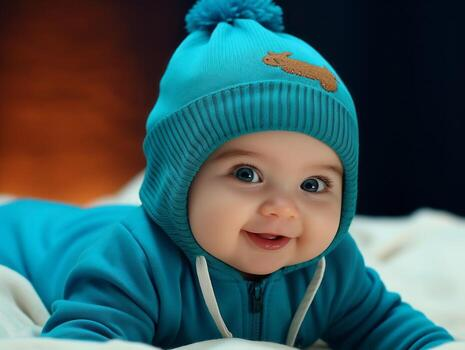
#> input picture Open_CV/baby1.jpg, 465 x 350 px
$ jupyter execute Demo.ipynb
#> lines starting #> are read from the running program, lines starting #| are printed output that depends on the picture; after the words box and inside, x2 and y2 are one past the last pixel; in counts of white or black regions, pixels touching at a corner belong together
[cell 1]
#Open_CV
import cv2

[cell 2]
img=cv2.imread('baby1.jpg')
#> img is the input picture: shape (350, 465, 3); mean B, G, R 92.9, 90.4, 62.2
img

[cell 3]
img.shape
#> Out = (350, 465, 3)

[cell 4]
#To show thw image
cv2.imshow('Baby_image',img)
cv2.waitKey(5000)
cv2.destroyAllWindows()

[cell 5]
img1=cv2.imread('baby2.jpg')
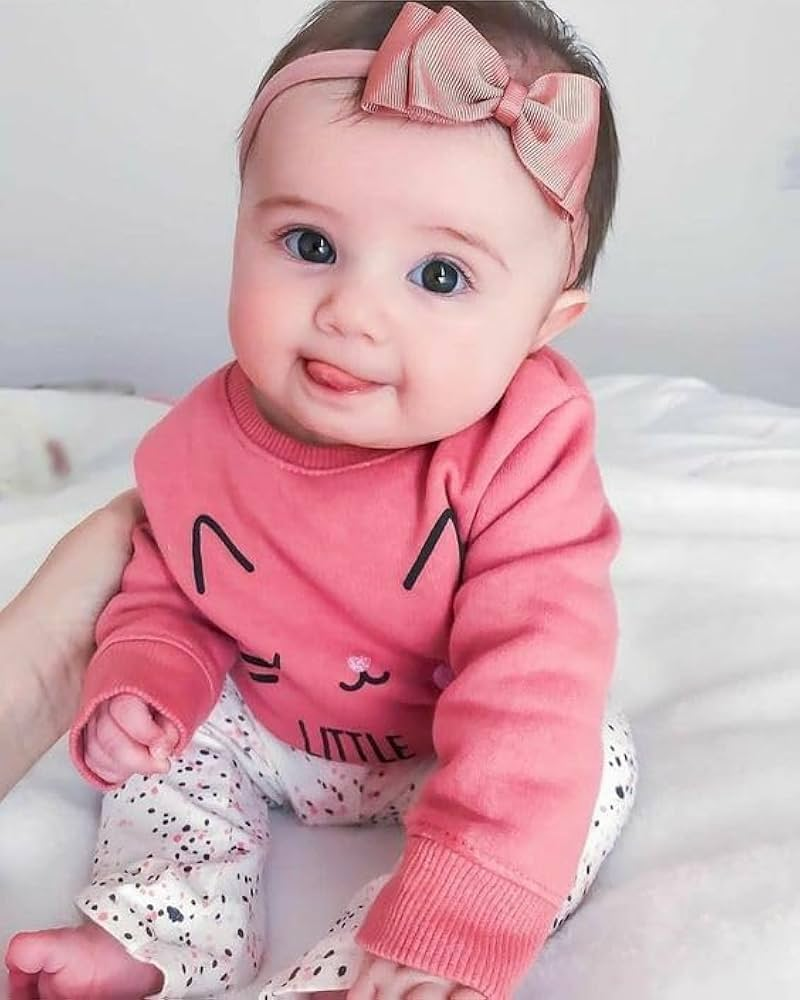
#> input picture Open_CV/baby2.jpg, 800 x 1000 px
#> img1 is the input picture: shape (1000, 800, 3); mean B, G, R 175.3, 168.1, 207.9
img1

[cell 6]
img1.shape
#> Out = (1000, 800, 3)

[cell 7]
cv2.imshow('Baby_image',img1)
cv2.waitKey(3000)
cv2.destroyAllWindows()

[cell 8]
#To convert image to grey_scale
img_gray=cv2.imread('baby1.jpg',cv2.IMREAD_GRAYSCALE)
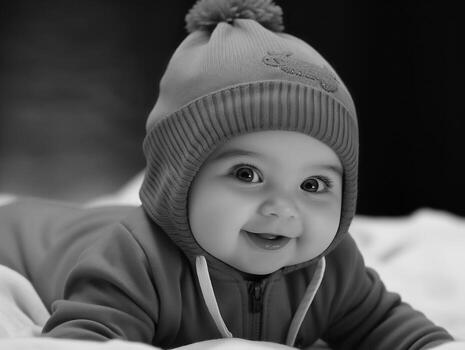
#> img_gray: shape (350, 465); min 0, max 237, mean 82.2
img_gray

[cell 9]
img_gray.shape
#> Out = (350, 465)

[cell 10]
cv2.imshow('Baby_image',img_gray)
cv2.waitKey(5000)
cv2.destroyAllWindows()

[cell 11]
#to save gryscale image

cv2.imwrite('baby_greyscale.jpg',img_gray)
#> Out = True

[cell 12]
img_grey1=cv2.imread('baby2.jpg',cv2.IMREAD_GRAYSCALE)
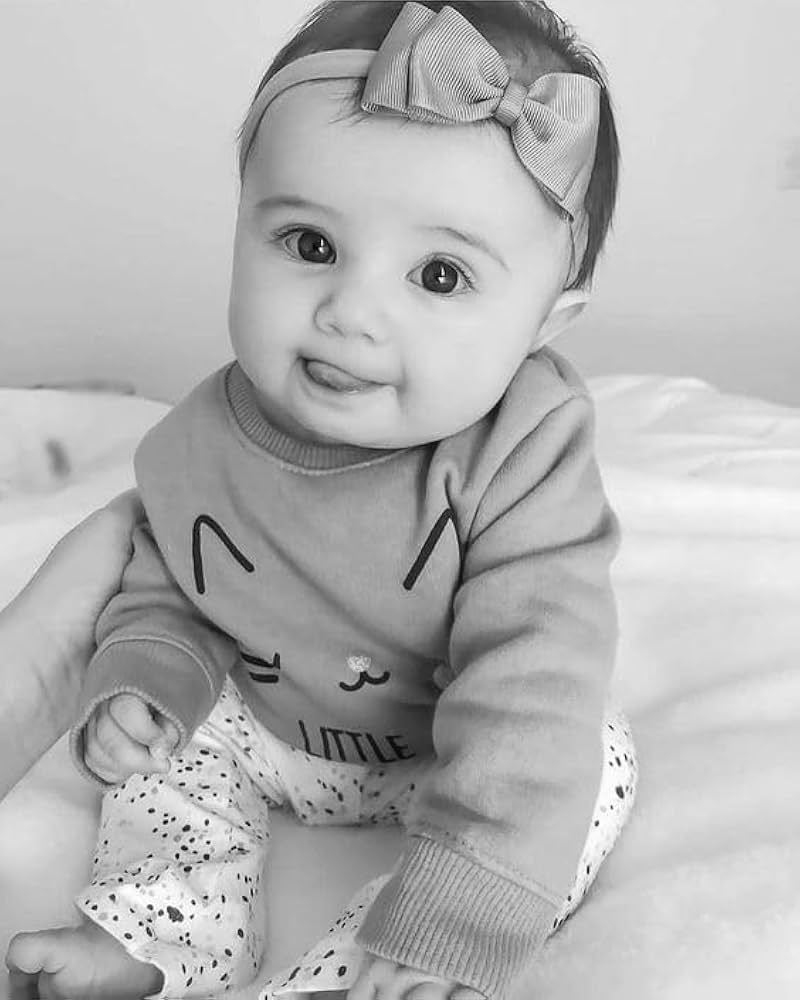
#> img_grey1: shape (1000, 800); min 0, max 255, mean 180.8
img_grey1

[cell 13]
img_grey1.shape
#> Out = (1000, 800)

[cell 14]
cv2.imread('Baby_image',img_grey1)
cv2.waitKey(5000)
cv2.destroyAllWindows()

[cell 15]
cv2.imwrite('baby_grey1.jpg',img_grey1)
#> Out = True

[cell 16]
#image convert to binary image
#we cannot convert image directly to binary so we first convrt image to greyscale then binary
#threshold 2 variable
thres,bin_img=cv2.threshold(img_gray,125,255,cv2.THRESH_BINARY)
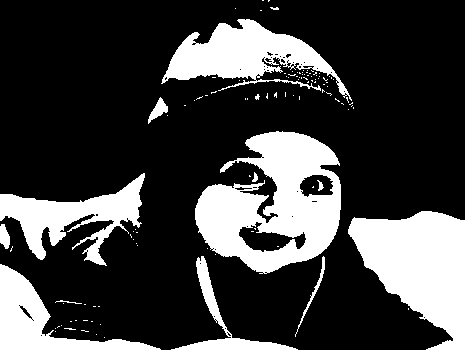
#> bin_img: shape (350, 465); 25% white; 113 white regions (101 under 20 px), largest, box (x1, y1, x2, y2) and area: (195, 131, 341, 274) 12206, (348, 211, 465, 350) 9946, (161, 19, 352, 101) 6348
cv2.imshow('Binary_image',bin_img)
cv2.waitKey(5000)
cv2.destroyAllWindows()

[cell 17]
thres

[cell 18]
cv2.imwrite('baby1_bin_img.jpg',bin_img)
#> Out = True

[cell 19]
#image2 baby2
thres1,bin_img1=cv2.threshold(img_grey1,125,255,cv2.THRESH_BINARY)
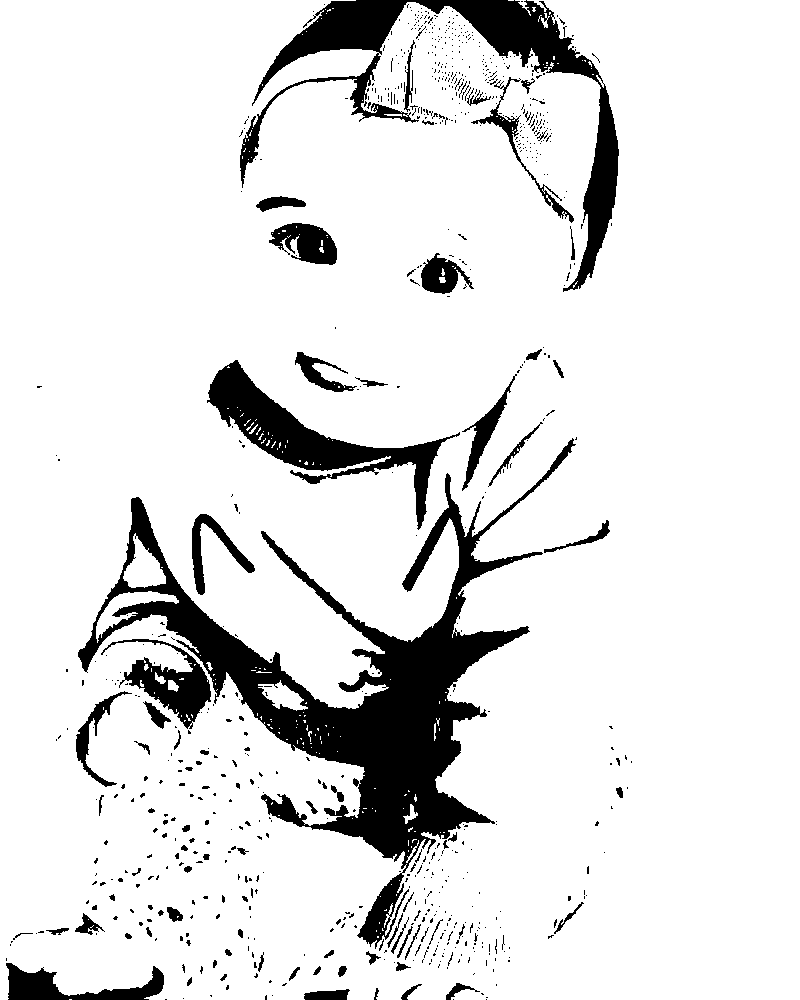
#> bin_img1: shape (1000, 800); 88.5% white; 784 black regions (698 under 20 px), largest, box (x1, y1, x2, y2) and area: (78, 438, 576, 949) 43274, (240, 0, 619, 292) 16631, (207, 360, 460, 530) 9171
cv2.imshow('Binary image',bin_img1)
cv2.waitKey(5000)
cv2.destroyAllWindows()

[cell 20]
cv2.imwrite('baby2_bin_img.jpg',bin_img1)
#> Out = True

[cell 21]
#thresh_otsu -- used to define thresh value automatically

thres,bin_img=cv2.threshold(img_gray,125,255,cv2.THRESH_OTSU)
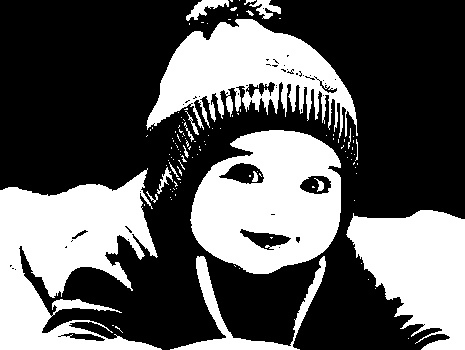
#> bin_img: shape (350, 465); 36.7% white; 117 white regions (98 under 20 px), largest, box (x1, y1, x2, y2) and area: (0, 168, 162, 350) 17240, (190, 130, 341, 274) 15196, (146, 19, 358, 138) 12442
#> thres = 96
cv2.imshow('Binary_image',bin_img)
cv2.waitKey(5000)
cv2.destroyAllWindows()

[cell 22]
thres
#> Out = 96

[cell 23]
#image display is used matplotlib

img1=cv2.imread('baby1.jpg')
img1

[cell 24]
import matplotlib.pyplot as plt
plt.imshow(img1)

[cell 25]
#to convert bgr image to rgb
conv_img=cv2.cvtColor(img1,cv2.COLOR_BGR2RGB)
plt.imshow(conv_img)

[cell 26]
#Bounding Box
#Rectangle
#left top , Right Bottom
#(180,100)  (350,275)
cv2.rectangle(conv_img,pt1=(180,100),pt2=(350,275),color=(255,0,0),thickness=3)
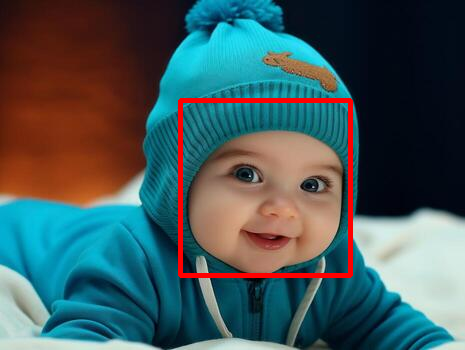
#> conv_img: shape (350, 465, 3); mean R, G, B 67.1, 88.3, 90.5
plt.imshow(conv_img)

[cell 27]
img2=cv2.imread('baby2.jpg')
img

[cell 28]
import matplotlib.pyplot as plt
plt.imshow(img2)

[cell 29]
conv_img1=cv2.cvtColor(img2,cv2.COLOR_BGR2RGB)
plt.imshow(conv_img1)

[cell 30]
#Bounding image
#(200,50)  (600,450)
cv2.rectangle(conv_img1,pt1=(200,50),pt2=(600,450),color=(255,0,0),thickness=3)
#> conv_img1: shape (1000, 800, 3); mean R, G, B 208.6, 166.7, 173.8
plt.imshow(conv_img1)

[cell 31]
img33=cv2.imread('baby3.jpg')
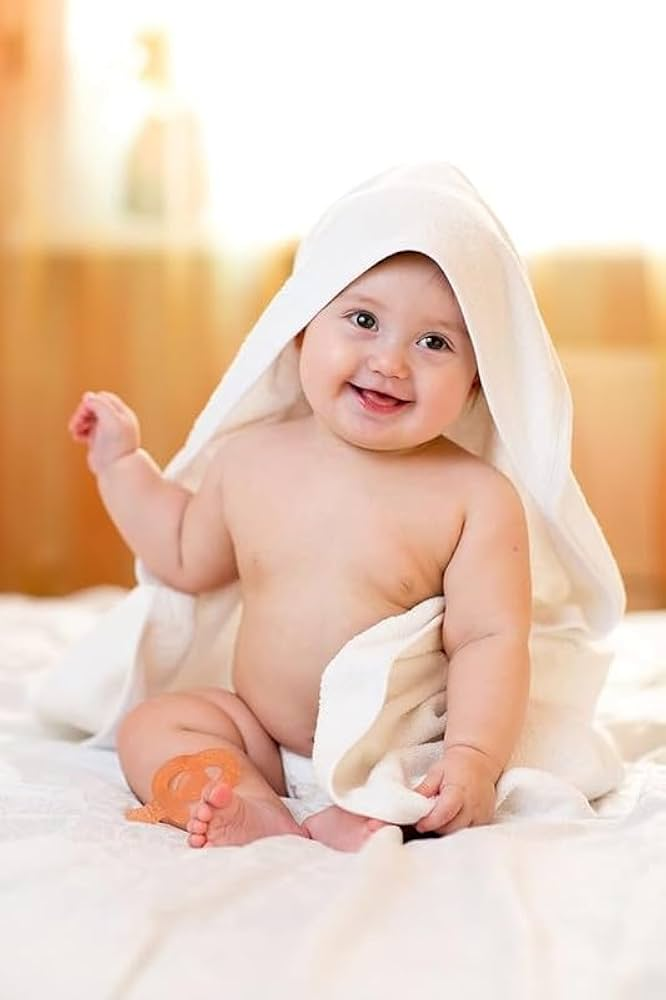
#> input picture Open_CV/baby3.jpg, 666 x 1000 px
#> img33 is the input picture: shape (1000, 666, 3); mean B, G, R 187.7, 206.4, 233.4
conv_img33=cv2.cvtColor(img33,cv2.COLOR_BGR2RGB)
plt.imshow(conv_img33)

[cell 32]
#circle
#center
#radius
cv2.circle(conv_img33,center=(400,300),radius=150,color=(0,0,255),thickness=3)
#> conv_img33: shape (1000, 666, 3); mean R, G, B 231.8, 205, 188.1
plt.imshow(conv_img33)

[cell 33]
img4=cv2.imread('baby4.jpeg')
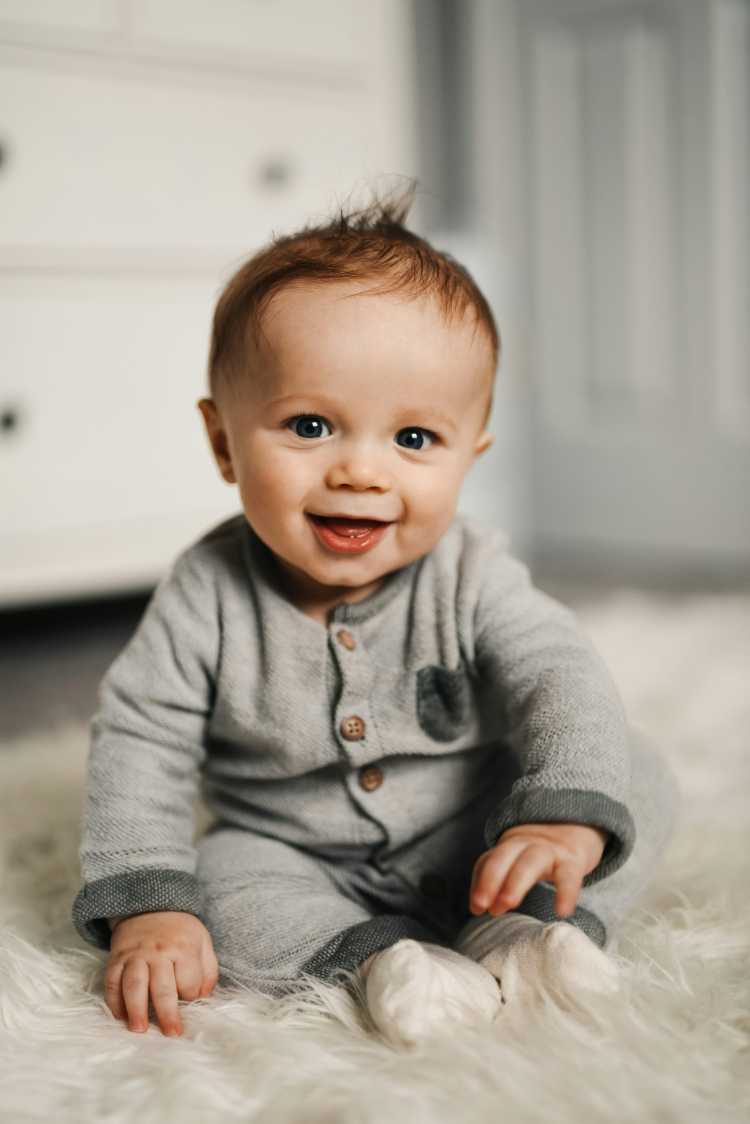
#> input picture Open_CV/baby4.jpeg, 3000 x 4494 px (shown at 1/4 size)
#> img4 is the input picture: shape (4494, 3000, 3); mean B, G, R 147.3, 159.7, 168.4
conv_img4=cv2.cvtColor(img4,cv2.COLOR_BGR2RGB)
plt.imshow(conv_img4)

[cell 34]
#Add text to image
cv2.putText(conv_img4,text='Baby',org=(1500,1500),fontFace=cv2.FONT_HERSHEY_SIMPLEX,fontScale=10,color=(255,0,0),thickness=10)
plt.imshow(conv_img4)
